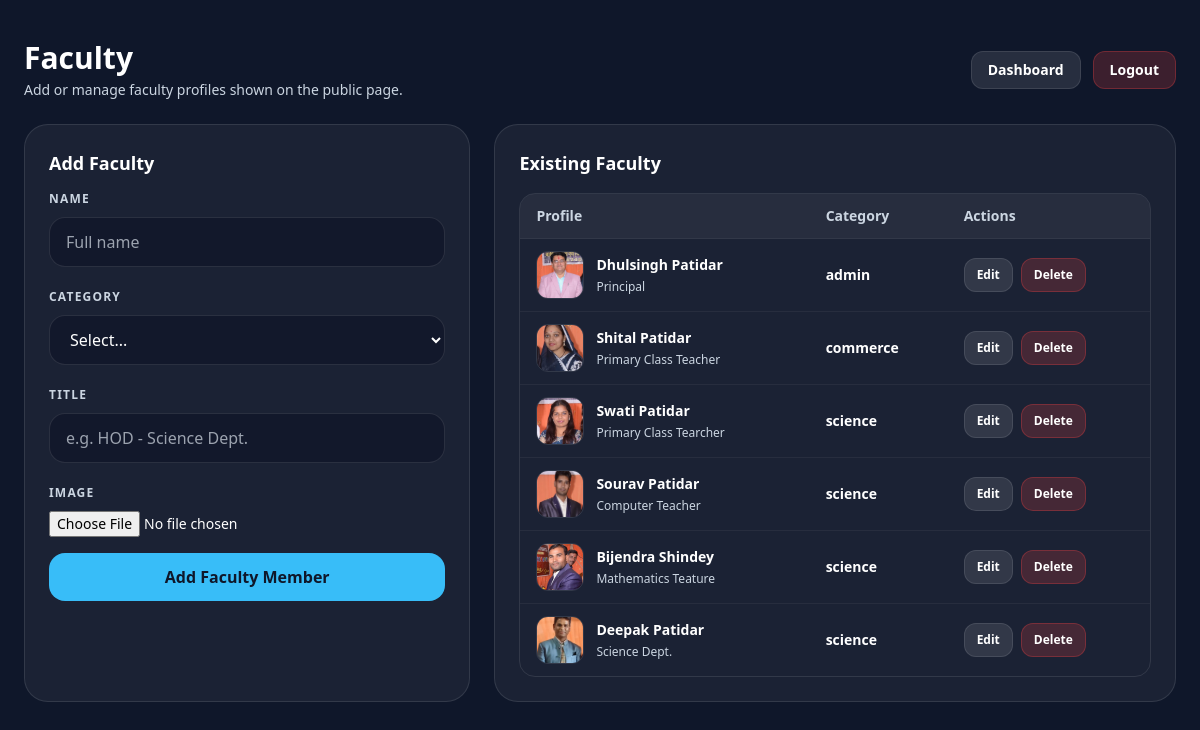
Screenshot of /admin/faculty (signed in) with the database file from the repository.
### tables this page shows
CREATE TABLE faculty (
                id INTEGER PRIMARY KEY AUTOINCREMENT,
                name TEXT NOT NULL,
                category TEXT NOT NULL,
                title TEXT NOT NULL,
                image_filename TEXT NOT NULL,
                created_at TEXT NOT NULL DEFAULT (datetime('now'))
            );

### app.py (the view)
    @app.route("/admin/faculty", methods=["GET"])
    @admin_required
    def admin_faculty():
        rows = fetch_all("SELECT id, name, category, title, image_filename FROM faculty ORDER BY category ASC, id DESC")
        return render_template("admin/faculty.html", body_class="", faculty_rows=rows, faculty_categories=faculty_categories)

### templates/admin/faculty.html (shortened to what this page needs)
{% extends 'base.html' %}
{% block content %}
  <div class="min-h-screen bg-slate-900 text-white py-10 px-4">
    <div class="max-w-6xl mx-auto">
      <div class="flex flex-col sm:flex-row sm:items-center sm:justify-between gap-4 mb-6">
        <div>
          <h1 class="text-2xl sm:text-3xl font-black">Faculty</h1>
          <p class="text-sm text-slate-300 mt-1">Add or manage faculty profiles shown on the public page.</p>
        </div>
        <div class="flex gap-3">
          <a href="{{ url_for('admin_dashboard') }}" class="px-4 py-2 rounded-xl bg-white/10 hover:bg-white/20 border border-white/10 text-sm font-bold">
            Dashboard
          </a>
          <a href="{{ url_for('admin_logout') }}" class="px-4 py-2 rounded-xl bg-red-500/20 hover:bg-red-500/30 border border-red-500/30 text-sm font-bold">
            Logout
          </a>
        </div>
      </div>
      <div class="grid grid-cols-1 lg:grid-cols-5 gap-6">
        <div class="lg:col-span-2 rounded-3xl bg-white/5 border border-white/10 p-6">
          {% if editing_faculty %}
            <h2 class="text-lg font-black mb-2">Edit Faculty</h2>
            <form method="POST" action="{{ url_for('admin_faculty_edit_post', faculty_id=editing_faculty['id']) }}" enctype="multipart/form-data" class="space-y-4">
              <div class="flex items-center gap-4">
                <img
                  src="{{ url_for('static', filename='images/uploads/' ~ editing_faculty['image_filename']) }}"
                  alt=""
                  class="w-16 h-16 object-cover rounded-xl border border-white/10"
                />
                <div class="text-xs text-slate-300 font-bold">
                  Current image
                </div>
              </div>
              <div>
                <label class="text-xs font-bold uppercase tracking-widest text-slate-300">Name</label>
                <input name="name" value="{{ editing_faculty['name'] }}" class="mt-2 w-full rounded-2xl px-4 py-3 bg-slate-950/30 border border-white/10 outline-none focus:border-[#38bdf8]" required />
              </div>
              <div>
                <label class="text-xs font-bold uppercase tracking-widest text-slate-300">Category</label>
                <select name="category" class="mt-2 w-full rounded-2xl px-4 py-3 bg-slate-950/30 border border-white/10 outline-none focus:border-[#38bdf8]" required>
                  {% for c in faculty_categories %}
                    <option value="{{ c }}" {% if c == editing_faculty['category'] %}selected{% endif %}>{{ c }}</option>
                  {% endfor %}
                </select>
              </div>
              <div>
                <label class="text-xs font-bold uppercase tracking-widest text-slate-300">Title</label>
                <input name="title" value="{{ editing_faculty['title'] }}" class="mt-2 w-full rounded-2xl px-4 py-3 bg-slate-950/30 border border-white/10 outline-none focus:border-[#38bdf8]" required />
              </div>
              <div>
                <label class="text-xs font-bold uppercase tracking-widest text-slate-300">Replace image (optional)</label>
                <input type="file" name="image" accept="image/*" class="mt-2 w-full text-sm" />
              </div>
              <div class="flex gap-3">
                <button type="submit" class="flex-1 bg-[#38bdf8] text-[#0f172a] py-3 rounded-2xl font-black hover:scale-[1.01] transition">
                  Save
                </button>
                <a href="{{ url_for('admin_faculty') }}" class="bg-white/10 hover:bg-white/20 border border-white/10 text-white py-3 px-4 rounded-2xl font-black">
                  Cancel
                </a>
              </div>
            </form>
          {% else %}
            <h2 class="text-lg font-black mb-2">Add Faculty</h2>
            <form method="POST" action="{{ url_for('admin_faculty_new') }}" enctype="multipart/form-data" class="space-y-4">
              <div>
                <label class="text-xs font-bold uppercase tracking-widest text-slate-300">Name</label>
                <input name="name" class="mt-2 w-full rounded-2xl px-4 py-3 bg-slate-950/30 border border-white/10 outline-none focus:border-[#38bdf8]" placeholder="Full name" required />
              </div>
              <div>
                <label class="text-xs font-bold uppercase tracking-widest text-slate-300">Category</label>
                <select name="category" class="mt-2 w-full rounded-2xl px-4 py-3 bg-slate-950/30 border border-white/10 outline-none focus:border-[#38bdf8]" required>
                  <option value="">Select...</option>
                </select>
              </div>
              <div>
                <label class="text-xs font-bold uppercase tracking-widest text-slate-300">Title</label>
                <input name="title" class="mt-2 w-full rounded-2xl px-4 py-3 bg-slate-950/30 border border-white/10 outline-none focus:border-[#38bdf8]" placeholder="e.g. HOD - Science Dept." required />
              </div>
              <div>
                <label class="text-xs font-bold uppercase tracking-widest text-slate-300">Image</label>
                <input type="file" name="image" accept="image/*" class="mt-2 w-full text-sm" required />
              </div>
              <button type="submit" class="w-full bg-[#38bdf8] text-[#0f172a] py-3 rounded-2xl font-black hover:scale-[1.01] transition">
                Add Faculty Member
              </button>
            </form>
          {% endif %}
        </div>
        <div class="lg:col-span-3 rounded-3xl bg-white/5 border border-white/10 p-6">
          <h2 class="text-lg font-black mb-4">Existing Faculty</h2>
          {% if faculty_rows and faculty_rows|length > 0 %}
            <div class="overflow-auto rounded-2xl border border-white/10">
              <table class="min-w-full text-sm">
                <thead class="bg-white/5 text-slate-300">
                  <tr>
                    <th class="text-left px-4 py-3">Profile</th>
                    <th class="text-left px-4 py-3">Category</th>
                    <th class="text-left px-4 py-3">Actions</th>
                  </tr>
                </thead>
                <tbody>
                  {% for r in faculty_rows %}
                    <tr class="border-t border-white/5">
                      <td class="px-4 py-3">
                        <div class="flex items-center gap-3">
                          <img
                            src="{{ url_for('static', filename='images/uploads/' ~ r['image_filename']) }}"
                            alt=""
                            class="w-12 h-12 object-cover rounded-xl border border-white/10"
                          />
                          <div>
                            <div class="font-black">{{ r['name'] }}</div>
                            <div class="text-xs text-slate-300 mt-1">{{ r['title'] }}</div>
                          </div>
                        </div>
                      </td>
                      <td class="px-4 py-3 font-bold">{{ r['category'] }}</td>
                      <td class="px-4 py-3">
                        <div class="flex flex-wrap gap-2">
                          <a href="{{ url_for('admin_faculty_edit', faculty_id=r['id']) }}" class="px-3 py-2 rounded-xl bg-white/10 hover:bg-white/20 border border-white/10 text-xs font-bold">
                            Edit
                          </a>
                          <form method="POST" action="{{ url_for('admin_faculty_delete', faculty_id=r['id']) }}" onsubmit="return confirm('Delete this faculty member?')">
                            <button type="submit" class="px-3 py-2 rounded-xl bg-red-500/20 hover:bg-red-500/30 border border-red-500/30 text-xs font-bold">
                              Delete
                            </button>
                          </form>
                        </div>
                      </td>
                    </tr>
                  {% endfor %}
                </tbody>
              </table>
            </div>
          {% else %}
            <p class="text-slate-300 text-sm">No faculty in the database yet.</p>
          {% endif %}
        </div>
      </div>
    </div>
  </div>
{% endblock %}

### templates/base.html (shortened to what this page needs)
<!DOCTYPE html>
<html lang="en" class="{% if 'dark-theme' in (body_class|default('')) %}dark{% endif %}">
<head>
  <link href="https://cdnjs.cloudflare.com/ajax/libs/font-awesome/6.5.0/css/all.min.css" rel="stylesheet">
  <script src="https://cdn.tailwindcss.com"></script>
  <link href="https://cdnjs.cloudflare.com/ajax/libs/font-awesome/6.4.0/css/all.min.css" rel="stylesheet" />
</head>
<body class="{{ body_class|default('') }} overflow-x-hidden">
  {% set body_class_value = body_class|default('') %}
  {% set is_dark = 'dark-theme' in body_class_value %}
  {% set accent = '#38bdf8' if is_dark else '#fbbf24' %}
  {% block content %}{% endblock %}
</body>
</html>

### rows the page displays
faculty: image_filename (picture), name "Dhulsingh Patidar", title "Principal", category "admin"
faculty: image_filename (picture), name "Shital Patidar", title "Primary Class Teacher", category "commerce"
faculty: image_filename (picture), name "Swati Patidar", title "Primary Class Tearcher", category "science"
faculty: image_filename (picture), name "Sourav Patidar", title "Computer Teacher", category "science"
faculty: image_filename (picture), name "Bijendra Shindey", title "Mathematics Teature", category "science"
faculty: image_filename (picture), name "Deepak Patidar", title "Science Dept.", category "science"
